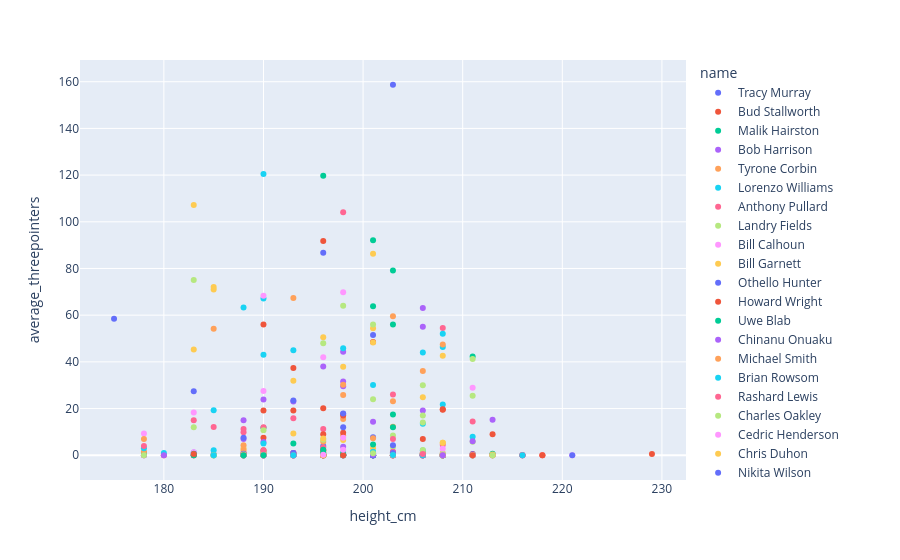

The notebook cell this image was saved under:
### Code cell
# I would like to check if a height of a palyer affects the amount of scored 3 point goals

# 1. Get a simple random sample of players
sample_of_players = clean_players_data.sample(n=500)

# 2. Plot scatter chart where X is the player's height and Y average threepointers
fig = px.scatter(
    sample_of_players, x="height_cm", y="average_threepointers", color="name"
)
fig.show()
